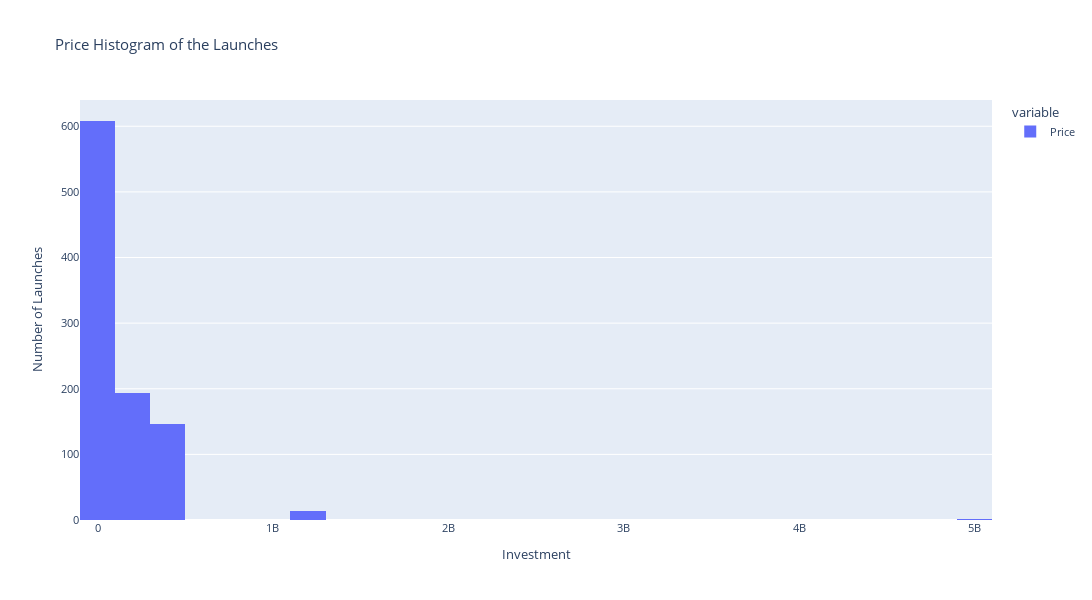

This figure's notebook cell:
### Code cell
fig = px.histogram(price_series, title="Price Histogram of the Launches", width=1200, height=600, nbins=30)
fig.update_layout(xaxis_title="Investment",
                  yaxis_title="Number of Launches",
                  font={"size": 11})
fig.show()

### Figure 1 — Plotly figure (JSON) as saved in the notebook; plotly's stock layout.template omitted (floating-point values rounded to 4 significant figures; data arrays with more than 128 entries replaced by an {"elided": "..."} marker saying what was removed)
{"data": [{"alignmentgroup": "True", "bingroup": "x", "hovertemplate": "variable=Price<br>value=%{x}<br>count=%{y}<extra></extra>", "legendgroup": "Price", "marker": {"color": "#636efa", "pattern": {"shape": ""}}, "name": "Price", "nbinsx": 30, "offsetgroup": "Price", "orientation": "v", "showlegend": true, "type": "histogram", "x": {"elided": "963 float values"}, "xaxis": "x", "yaxis": "y"}], "layout": {"barmode": "relative", "font": {"size": 11}, "height": 600, "legend": {"title": {"text": "variable"}, "tracegroupgap": 0}, "title": {"text": "Price Histogram of the Launches"}, "width": 1200, "xaxis": {"anchor": "y", "domain": [0, 1], "title": {"text": "Investment"}}, "yaxis": {"anchor": "x", "domain": [0, 1], "title": {"text": "Number of Launches"}}}}
